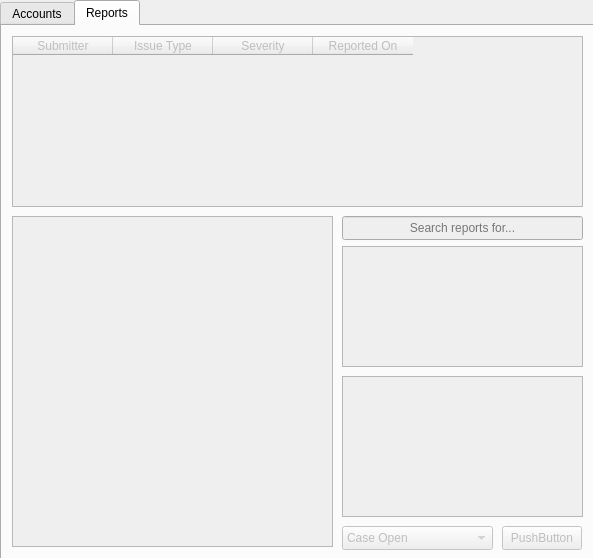
<?xml version="1.0" encoding="UTF-8"?>
<ui version="4.0">
 <class>MainWindow</class>
 <widget class="QMainWindow" name="MainWindow">
  <property name="geometry">
   <rect>
    <x>0</x>
    <y>0</y>
    <width>593</width>
    <height>558</height>
   </rect>
  </property>
  <property name="windowTitle">
   <string>Bug Tracker - Technician Client</string>
  </property>
  <widget class="QWidget" name="centralwidget">
   <widget class="QTabWidget" name="tab_widget">
    <property name="enabled">
     <bool>true</bool>
    </property>
    <property name="geometry">
     <rect>
      <x>0</x>
      <y>0</y>
      <width>921</width>
      <height>641</height>
     </rect>
    </property>
    <property name="currentIndex">
     <number>1</number>
    </property>
    <widget class="QWidget" name="accounts_tab">
     <property name="accessibleName">
      <string/>
     </property>
     <attribute name="title">
      <string>Accounts</string>
     </attribute>
     <widget class="QTableWidget" name="accounts_table">
      <property name="enabled">
       <bool>false</bool>
      </property>
      <property name="geometry">
       <rect>
        <x>10</x>
        <y>10</y>
        <width>381</width>
        <height>391</height>
       </rect>
      </property>
      <property name="sortingEnabled">
       <bool>true</bool>
      </property>
      <property name="rowCount">
       <number>0</number>
      </property>
      <property name="columnCount">
       <number>4</number>
      </property>
      <column>
       <property name="text">
        <string>Username</string>
       </property>
      </column>
      <column>
       <property name="text">
        <string>Email</string>
       </property>
      </column>
      <column>
       <property name="text">
        <string>Reports Filed</string>
       </property>
      </column>
      <column>
       <property name="text">
        <string>Last Login</string>
       </property>
      </column>
     </widget>
     <widget class="QLabel" name="create_user_label">
      <property name="geometry">
       <rect>
        <x>400</x>
        <y>120</y>
        <width>71</width>
        <height>16</height>
       </rect>
      </property>
      <property name="text">
       <string>Create User</string>
      </property>
     </widget>
     <widget class="QLineEdit" name="username_line">
      <property name="enabled">
       <bool>false</bool>
      </property>
      <property name="geometry">
       <rect>
        <x>400</x>
        <y>140</y>
        <width>181</width>
        <height>24</height>
       </rect>
      </property>
      <property name="text">
       <string/>
      </property>
      <property name="placeholderText">
       <string>Username</string>
      </property>
     </widget>
     <widget class="QLineEdit" name="password_line">
      <property name="enabled">
       <bool>false</bool>
      </property>
      <property name="geometry">
       <rect>
        <x>400</x>
        <y>170</y>
        <width>181</width>
        <height>24</height>
       </rect>
      </property>
      <property name="placeholderText">
       <string>Password</string>
      </property>
     </widget>
     <widget class="QLineEdit" name="email_line">
      <property name="enabled">
       <bool>false</bool>
      </property>
      <property name="geometry">
       <rect>
        <x>400</x>
        <y>200</y>
        <width>181</width>
        <height>24</height>
       </rect>
      </property>
      <property name="placeholderText">
       <string>Email Address</string>
      </property>
     </widget>
     <widget class="QComboBox" name="worker_type_combo_box">
      <property name="enabled">
       <bool>false</bool>
      </property>
      <property name="geometry">
       <rect>
        <x>400</x>
        <y>230</y>
        <width>181</width>
        <height>24</height>
       </rect>
      </property>
      <item>
       <property name="text">
        <string>Employee</string>
       </property>
      </item>
      <item>
       <property name="text">
        <string>Manager</string>
       </property>
      </item>
      <item>
       <property name="text">
        <string>Supervisor</string>
       </property>
      </item>
      <item>
       <property name="text">
        <string>Department Head</string>
       </property>
      </item>
     </widget>
     <widget class="QLineEdit" name="find_user_line">
      <property name="enabled">
       <bool>false</bool>
      </property>
      <property name="geometry">
       <rect>
        <x>10</x>
        <y>410</y>
        <width>381</width>
        <height>24</height>
       </rect>
      </property>
      <property name="text">
       <string/>
      </property>
      <property name="alignment">
       <set>Qt::AlignCenter</set>
      </property>
      <property name="readOnly">
       <bool>false</bool>
      </property>
      <property name="placeholderText">
       <string>Find User...</string>
      </property>
     </widget>
     <widget class="QLineEdit" name="found_username_line">
      <property name="enabled">
       <bool>false</bool>
      </property>
      <property name="geometry">
       <rect>
        <x>10</x>
        <y>440</y>
        <width>291</width>
        <height>24</height>
       </rect>
      </property>
      <property name="text">
       <string>Username</string>
      </property>
      <property name="alignment">
       <set>Qt::AlignCenter</set>
      </property>
      <property name="readOnly">
       <bool>true</bool>
      </property>
     </widget>
     <widget class="QLineEdit" name="found_email_line">
      <property name="enabled">
       <bool>false</bool>
      </property>
      <property name="geometry">
       <rect>
        <x>10</x>
        <y>470</y>
        <width>291</width>
        <height>24</height>
       </rect>
      </property>
      <property name="text">
       <string>Email Address</string>
      </property>
      <property name="alignment">
       <set>Qt::AlignCenter</set>
      </property>
      <property name="readOnly">
       <bool>true</bool>
      </property>
     </widget>
     <widget class="QPushButton" name="change_username_button">
      <property name="enabled">
       <bool>false</bool>
      </property>
      <property name="geometry">
       <rect>
        <x>310</x>
        <y>440</y>
        <width>80</width>
        <height>24</height>
       </rect>
      </property>
      <property name="text">
       <string>Change</string>
      </property>
     </widget>
     <widget class="QPushButton" name="change_email_button">
      <property name="enabled">
       <bool>false</bool>
      </property>
      <property name="geometry">
       <rect>
        <x>310</x>
        <y>470</y>
        <width>80</width>
        <height>24</height>
       </rect>
      </property>
      <property name="text">
       <string>Change</string>
      </property>
     </widget>
     <widget class="QLineEdit" name="reports_filed_line">
      <property name="enabled">
       <bool>false</bool>
      </property>
      <property name="geometry">
       <rect>
        <x>100</x>
        <y>500</y>
        <width>51</width>
        <height>24</height>
       </rect>
      </property>
      <property name="text">
       <string/>
      </property>
      <property name="readOnly">
       <bool>true</bool>
      </property>
     </widget>
     <widget class="QLineEdit" name="last_login_line">
      <property name="enabled">
       <bool>false</bool>
      </property>
      <property name="geometry">
       <rect>
        <x>230</x>
        <y>500</y>
        <width>161</width>
        <height>24</height>
       </rect>
      </property>
      <property name="text">
       <string/>
      </property>
      <property name="alignment">
       <set>Qt::AlignCenter</set>
      </property>
      <property name="readOnly">
       <bool>true</bool>
      </property>
     </widget>
     <widget class="QLabel" name="last_login_label">
      <property name="geometry">
       <rect>
        <x>160</x>
        <y>500</y>
        <width>71</width>
        <height>16</height>
       </rect>
      </property>
      <property name="text">
       <string>Last Login:</string>
      </property>
     </widget>
     <widget class="QLabel" name="reports_filed_label">
      <property name="geometry">
       <rect>
        <x>10</x>
        <y>500</y>
        <width>91</width>
        <height>16</height>
       </rect>
      </property>
      <property name="text">
       <string>Reports Filed:</string>
      </property>
     </widget>
     <widget class="QLabel" name="technician_label">
      <property name="geometry">
       <rect>
        <x>400</x>
        <y>10</y>
        <width>101</width>
        <height>16</height>
       </rect>
      </property>
      <property name="text">
       <string>Technician Login</string>
      </property>
     </widget>
     <widget class="QLineEdit" name="technician_login_line">
      <property name="geometry">
       <rect>
        <x>400</x>
        <y>30</y>
        <width>181</width>
        <height>24</height>
       </rect>
      </property>
      <property name="alignment">
       <set>Qt::AlignLeading|Qt::AlignLeft|Qt::AlignVCenter</set>
      </property>
      <property name="placeholderText">
       <string>Username/Email Address</string>
      </property>
     </widget>
     <widget class="QLineEdit" name="technician_password_line">
      <property name="geometry">
       <rect>
        <x>400</x>
        <y>60</y>
        <width>181</width>
        <height>24</height>
       </rect>
      </property>
      <property name="placeholderText">
       <string>Password</string>
      </property>
     </widget>
     <widget class="QPushButton" name="technician_login_button">
      <property name="geometry">
       <rect>
        <x>529</x>
        <y>90</y>
        <width>51</width>
        <height>24</height>
       </rect>
      </property>
      <property name="text">
       <string>Login</string>
      </property>
     </widget>
     <widget class="QLabel" name="label">
      <property name="enabled">
       <bool>false</bool>
      </property>
      <property name="geometry">
       <rect>
        <x>401</x>
        <y>290</y>
        <width>91</width>
        <height>16</height>
       </rect>
      </property>
      <property name="text">
       <string>Reset Password</string>
      </property>
     </widget>
     <widget class="QLineEdit" name="new_pass_id_line">
      <property name="enabled">
       <bool>false</bool>
      </property>
      <property name="geometry">
       <rect>
        <x>401</x>
        <y>310</y>
        <width>181</width>
        <height>24</height>
       </rect>
      </property>
      <property name="placeholderText">
       <string>Username/Email Address</string>
      </property>
     </widget>
     <widget class="QLineEdit" name="new_password_line">
      <property name="enabled">
       <bool>false</bool>
      </property>
      <property name="geometry">
       <rect>
        <x>401</x>
        <y>340</y>
        <width>181</width>
        <height>24</height>
       </rect>
      </property>
      <property name="placeholderText">
       <string>New Password</string>
      </property>
     </widget>
     <widget class="QPushButton" name="pushButton">
      <property name="enabled">
       <bool>false</bool>
      </property>
      <property name="geometry">
       <rect>
        <x>530</x>
        <y>370</y>
        <width>51</width>
        <height>24</height>
       </rect>
      </property>
      <property name="text">
       <string>Reset</string>
      </property>
     </widget>
     <widget class="QPushButton" name="pushButton_2">
      <property name="enabled">
       <bool>false</bool>
      </property>
      <property name="geometry">
       <rect>
        <x>529</x>
        <y>260</y>
        <width>51</width>
        <height>24</height>
       </rect>
      </property>
      <property name="text">
       <string>Create</string>
      </property>
     </widget>
     <widget class="QPushButton" name="pushButton_3">
      <property name="enabled">
       <bool>false</bool>
      </property>
      <property name="geometry">
       <rect>
        <x>450</x>
        <y>500</y>
        <width>131</width>
        <height>24</height>
       </rect>
      </property>
      <property name="text">
       <string>Delete Selected User</string>
      </property>
     </widget>
    </widget>
    <widget class="QWidget" name="reports_tab">
     <property name="enabled">
      <bool>false</bool>
     </property>
     <attribute name="title">
      <string>Reports</string>
     </attribute>
     <widget class="QTableWidget" name="tableWidget_2">
      <property name="geometry">
       <rect>
        <x>10</x>
        <y>10</y>
        <width>571</width>
        <height>171</height>
       </rect>
      </property>
      <column>
       <property name="text">
        <string>Submitter</string>
       </property>
      </column>
      <column>
       <property name="text">
        <string>Issue Type</string>
       </property>
      </column>
      <column>
       <property name="text">
        <string>Severity</string>
       </property>
      </column>
      <column>
       <property name="text">
        <string>Reported On</string>
       </property>
      </column>
     </widget>
     <widget class="QTextBrowser" name="textBrowser">
      <property name="geometry">
       <rect>
        <x>10</x>
        <y>190</y>
        <width>321</width>
        <height>331</height>
       </rect>
      </property>
     </widget>
     <widget class="QGraphicsView" name="graphicsView">
      <property name="geometry">
       <rect>
        <x>340</x>
        <y>220</y>
        <width>241</width>
        <height>121</height>
       </rect>
      </property>
     </widget>
     <widget class="QLineEdit" name="lineEdit">
      <property name="geometry">
       <rect>
        <x>340</x>
        <y>190</y>
        <width>241</width>
        <height>24</height>
       </rect>
      </property>
      <property name="alignment">
       <set>Qt::AlignCenter</set>
      </property>
      <property name="placeholderText">
       <string>Search reports for...</string>
      </property>
     </widget>
     <widget class="QGraphicsView" name="graphicsView_2">
      <property name="geometry">
       <rect>
        <x>340</x>
        <y>350</y>
        <width>241</width>
        <height>141</height>
       </rect>
      </property>
     </widget>
     <widget class="QPushButton" name="pushButton_4">
      <property name="geometry">
       <rect>
        <x>500</x>
        <y>500</y>
        <width>80</width>
        <height>24</height>
       </rect>
      </property>
      <property name="text">
       <string>PushButton</string>
      </property>
     </widget>
     <widget class="QComboBox" name="comboBox">
      <property name="geometry">
       <rect>
        <x>340</x>
        <y>500</y>
        <width>151</width>
        <height>24</height>
       </rect>
      </property>
      <item>
       <property name="text">
        <string>Case Open</string>
       </property>
      </item>
      <item>
       <property name="text">
        <string>Case In Progress</string>
       </property>
      </item>
      <item>
       <property name="text">
        <string>Case Closed - Fixed</string>
       </property>
      </item>
      <item>
       <property name="text">
        <string>Case Closed - Not A Bug</string>
       </property>
      </item>
     </widget>
    </widget>
   </widget>
  </widget>
 </widget>
 <resources/>
 <connections/>
</ui>
